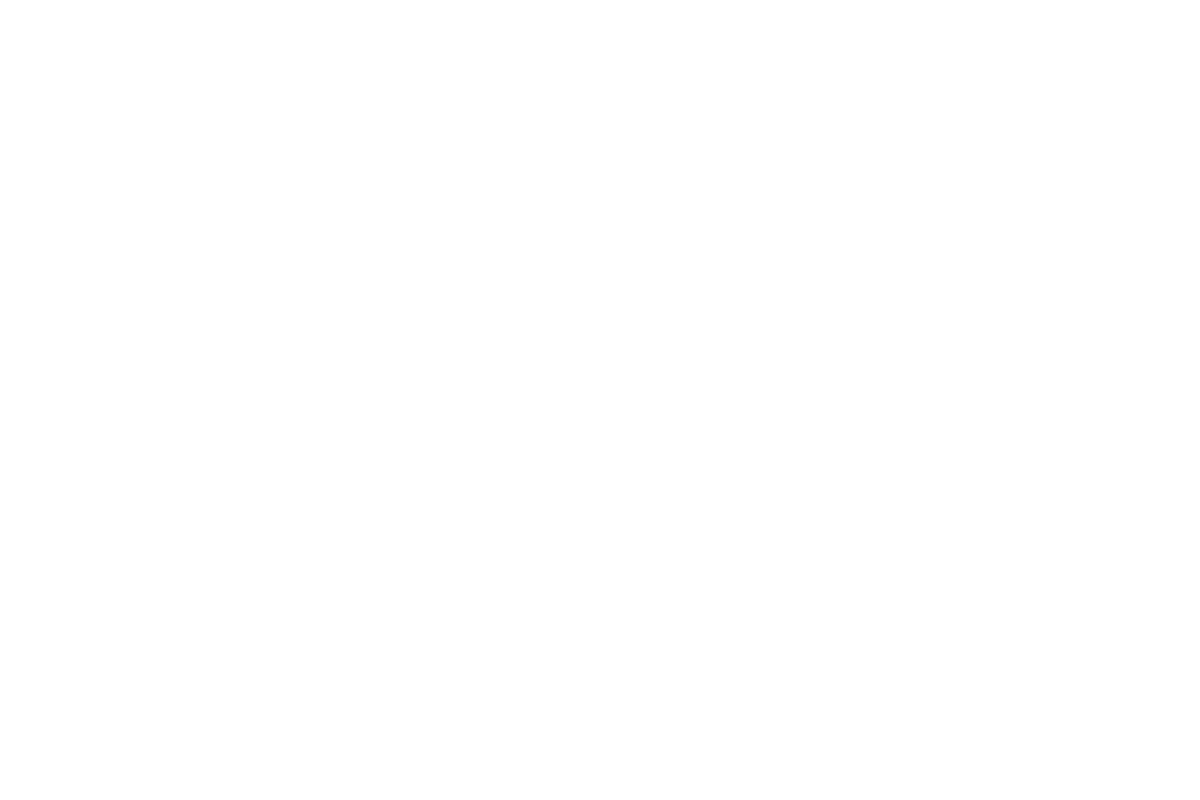
Frame 1 (no input)
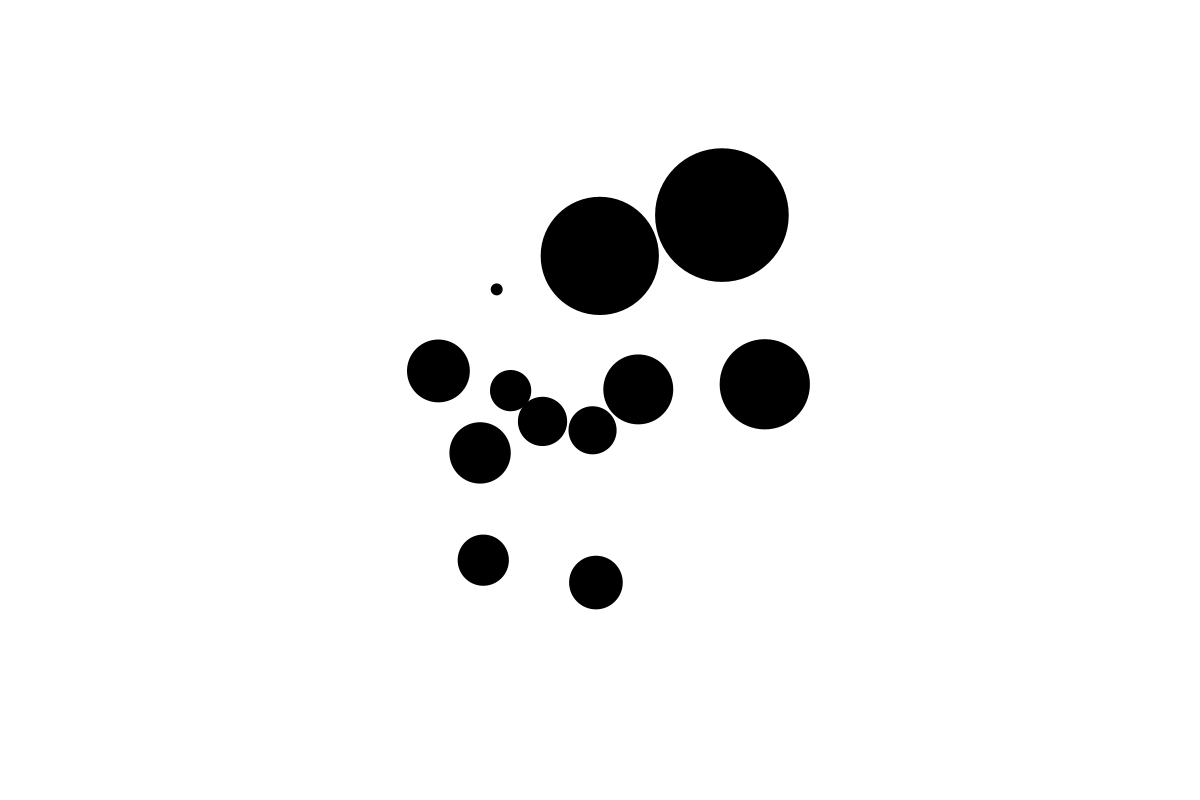
Frame 60 (the mouse pressed at the canvas centre just before this capture)
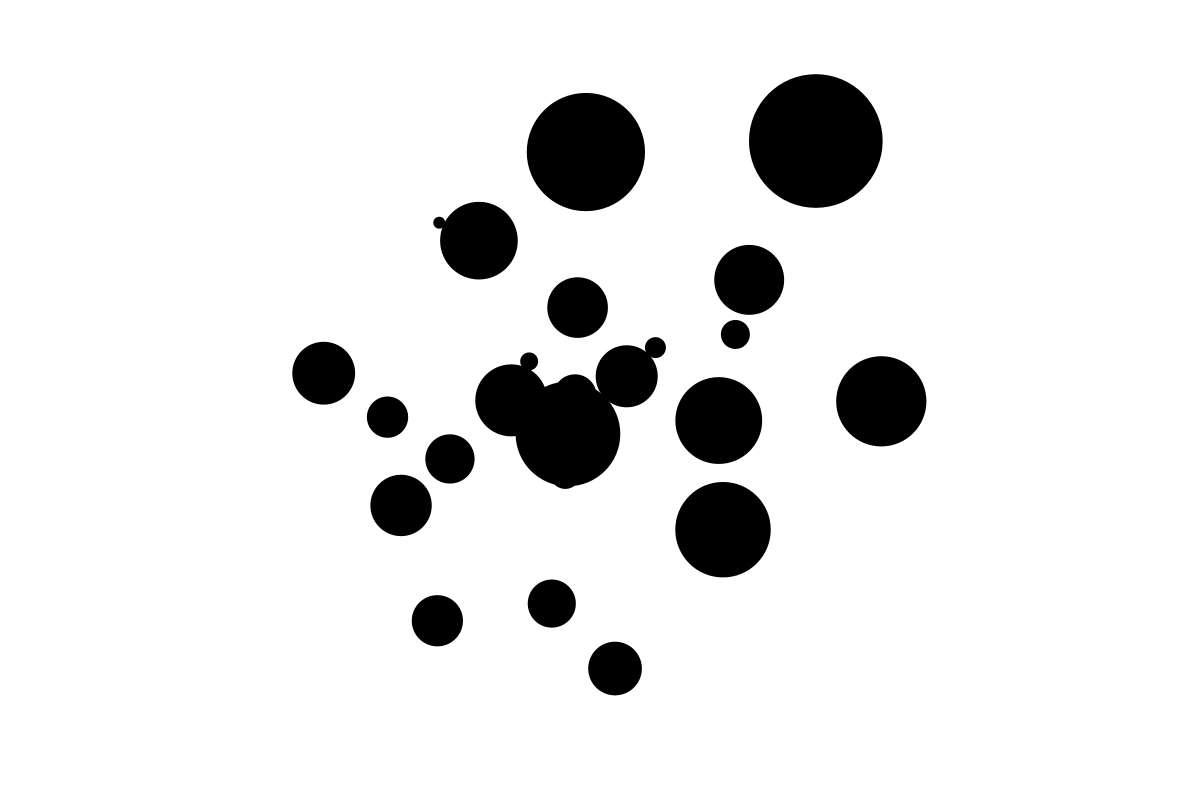
Frame 120 (the mouse held since frame 60 and released just before this capture)

The Processing sketch that drew these frames (run headless with seeded random() and noise(); from frame 60 on, the mouse is pressed at the canvas centre):

// Processing sketch: Ex_Packing_010
// ── Ex_Packing_010.pde
// Lets try and include some motion

ArrayList<Circle> myCircles = new ArrayList<Circle>();
float minR, maxR; //create a global value for minimum and maximum radius
float noiseScale = 0.5;
void setup(){
    size(1200,800);
    background(255);
    fill(0);
    //noFill();
    noStroke();
    ellipseMode(RADIUS);
    minR = 0.5;
    maxR = 160;
}

void draw(){
    background(255);
    //adjust speed of generating new circles relative to how many frames have moved
    // using modulus division == remainder
    if(frameCount%5==0)
        circleBuilder();
    for(Circle c : myCircles){
        //c.run();
        c.run(myCircles);
    }
}
void circleBuilder(){
    Circle myCircle = new Circle();
    myCircles.add(myCircle);
}
// I edited this to generate new circles from just a zone at the middle of the screen
PVector pickRandomPos(){
    return new PVector(random((width/2)-50,(width/2)+50),random((height/2)-50,(height/2)+50));
}


class Circle{

    PVector pos;
    float radius;
    // lets add a velocity
    PVector vel;
    PVector acc;
    float friction = 0.01;

    Circle(){
        this.pos = pickRandomPos();
        this.radius = random(5,70);
        //this.radius = 20.0;
        this.vel = new PVector();
        this.acc = new PVector(map(noise(this.pos.x),0,1,-1,1)*noiseScale,map(noise(this.pos.y),0,1,-1,1)*noiseScale);
    }

    void applyForce(PVector force) {
        acc.add(force);
    }

    void run(){
        drag();
        update();
        display();
    }
    void run(ArrayList<Circle> circles){
        drag();
        particleCollision(circles);
        update();
        display();
    }
    void drag() {
        float speed = vel.mag();
        float dragMagnitude = friction * speed * speed;
        PVector drag = vel.get();
        drag.mult(-1);
        drag.normalize();
        drag.mult(dragMagnitude);
        applyForce(drag);
    }
    void particleCollision(ArrayList<Circle> circles){
        for(Circle c : circles){
            if (!(this.pos.x == c.pos.x && this.pos.y == c.pos.y )){
                if(this.isIntersect(c)){
                    float restLen =this.radius+c.radius;
                    PVector force = PVector.sub(c.pos,this.pos);
                    float distance = force.mag();
                    float stretch = (distance - restLen)/distance*2*0.01;
                    force.mult(stretch);
                    this.applyForce(force);
                    c.applyForce(force.mult(-1));
                }
            }
        }

    }
    void update(){
        //this.pos.x += this.vel.x;
        //this.pos.y += this.vel.y;
        // or better use PVector avaliable methods
        vel.add(acc);
        pos.add(vel);
        acc.mult(0);
        checkBorderCollision();
    }
    void checkBorderCollision(){
        if ((pos.x > width-radius) || (pos.x < radius)) {
            vel.x = vel.x * -1;
        }
        if ((pos.y > height-radius) || (pos.y < radius)) {
            vel.y = vel.y * -1;
        }
    }
    void display(){
        ellipse(pos.x,pos.y,radius,radius);
    }
    boolean isInside(ArrayList<Circle> circles){
        for(Circle c : circles){
            if( pow(this.pos.x - c.pos.x,2) + pow(this.pos.y - c.pos.y,2) < pow(c.radius,2)) return true;
        }
        return false;
    }
    boolean isIntersect (Circle circle){
        if(PVector.dist(this.pos,circle.pos) < this.radius+circle.radius) return true;
        else return false;
    }


}
